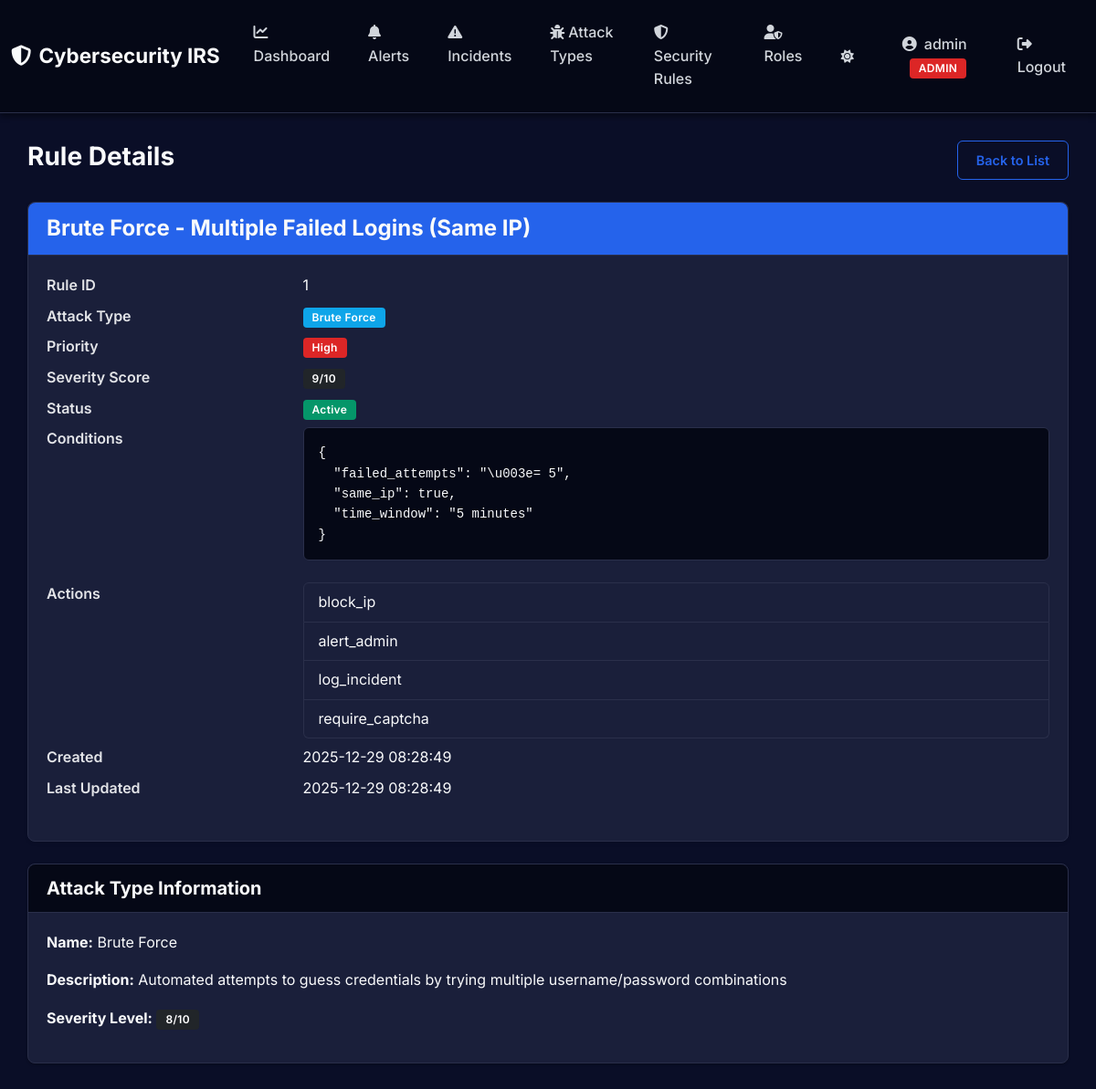
/rules/1 (signed in), run on an earlier commit of the app's database.
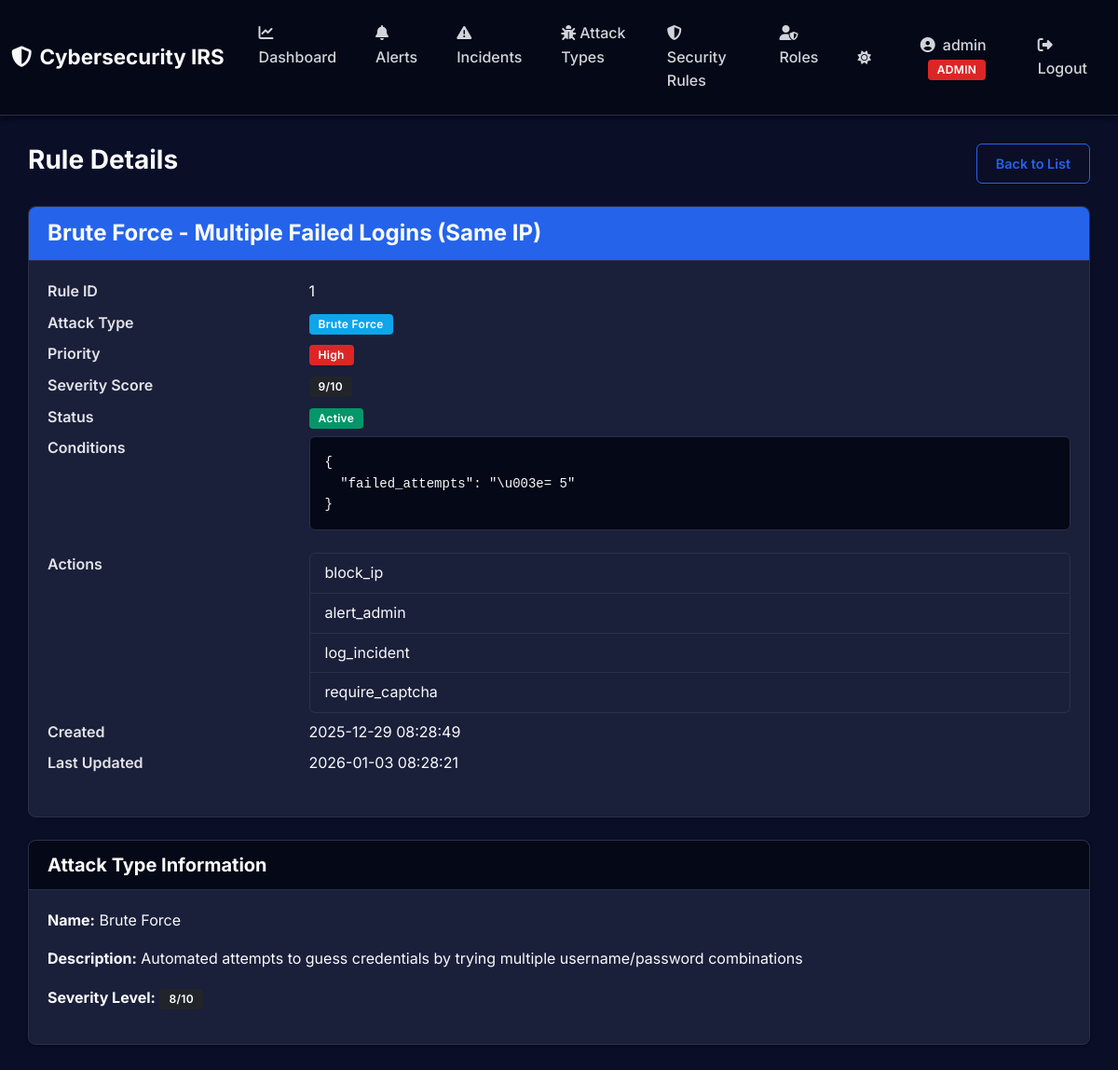
And on a later commit of the database.
### app/models/rule.py (models this page shows, shortened)
class Rule(db.Model):
    __tablename__ = 'rules'
    id = db.Column(db.Integer, primary_key=True)
    name = db.Column(db.String(200), nullable=False)
    attack_type_id = db.Column(db.Integer, db.ForeignKey('attack_types.id'), nullable=False)
    conditions = db.Column(db.JSON, nullable=False)  # JSON storage for flexible conditions
    actions = db.Column(db.JSON, nullable=False)  # JSON array of action strings
    priority = db.Column(db.String(20), default='medium', nullable=False)  # high, medium, low
    severity_score = db.Column(db.Integer, default=5, nullable=False)  # 1-10
    is_active = db.Column(db.Boolean, default=True, nullable=False)
    created_at = db.Column(db.DateTime, default=datetime.utcnow, nullable=False)
    updated_at = db.Column(db.DateTime, default=datetime.utcnow, onupdate=datetime.utcnow, nullable=False)

### app/routes/rule_routes.py (the view)
@rule_bp.route('/<int:rule_id>')
def detail(rule_id: int):
    if 'user_id' not in session:
        return redirect(url_for('auth.login'))
    rule = RuleService.get_by_id(rule_id)
    if rule is None:
        abort(404)
    return render_template('rules/detail.html', rule=rule)

### app/services/rule_service.py (called while the page is built)
    @staticmethod
    def get_by_id(rule_id: int) -> Optional[Rule]:
        return Rule.query.get(rule_id)

### app/templates/rules/detail.html (shortened to what this page needs)
{% extends "layouts/base.html" %} {% block title %}{{ rule.name }}{% endblock %}
{% block content %}
<div class="d-flex justify-content-between align-items-center mb-4">
  <h1 class="h3">Rule Details</h1>
  <div>
    <a
      href="{{ url_for('rules.index') }}"
      class="btn btn-sm btn-outline-primary"
      >Back to List</a
    >
  </div>
</div>
<div class="card shadow-sm">
  <div class="card-header bg-primary text-white">
    <h4 class="mb-0">{{ rule.name }}</h4>
  </div>
  <div class="card-body">
    <dl class="row">
      <dt class="col-sm-3">Rule ID</dt>
      <dd class="col-sm-9">{{ rule.id }}</dd>
      <dt class="col-sm-3">Attack Type</dt>
      <dd class="col-sm-9">
        <span class="badge bg-info"
          >{{ rule.attack_type.name.replace('_', ' ').title() }}</span
        >
      </dd>
      <dt class="col-sm-3">Priority</dt>
      <dd class="col-sm-9">
        {% if rule.priority == 'high' %}
        <span class="badge bg-danger">High</span>
        {% elif rule.priority == 'medium' %}
        <span class="badge bg-warning text-dark">Medium</span>
        {% else %}
        <span class="badge bg-secondary">Low</span>
        {% endif %}
      </dd>
      <dt class="col-sm-3">Severity Score</dt>
      <dd class="col-sm-9">
        <span class="badge bg-dark">{{ rule.severity_score }}/10</span>
      </dd>
      <dt class="col-sm-3">Status</dt>
      <dd class="col-sm-9">
        {% if rule.is_active %}
        <span class="badge bg-success">Active</span>
        {% else %}
        <span class="badge bg-secondary">Inactive</span>
        {% endif %}
      </dd>
      <dt class="col-sm-3">Conditions</dt>
      <dd class="col-sm-9">
        <pre
          class="bg-light p-3 rounded"
        ><code>{{ rule.conditions|tojson(indent=2) }}</code></pre>
      </dd>
      <dt class="col-sm-3">Actions</dt>
      <dd class="col-sm-9">
        <ul class="list-group">
          {% for action in rule.actions %}
          <li class="list-group-item">{{ action }}</li>
          {% endfor %}
        </ul>
      </dd>
      <dt class="col-sm-3">Created</dt>
      <dd class="col-sm-9">
        {{ rule.created_at.strftime('%Y-%m-%d %H:%M:%S') }}
      </dd>
      <dt class="col-sm-3">Last Updated</dt>
      <dd class="col-sm-9">
        {{ rule.updated_at.strftime('%Y-%m-%d %H:%M:%S') }}
      </dd>
    </dl>
  </div>
</div>
<div class="mt-3">
  <div class="card">
    <div class="card-header bg-secondary text-white">
      <h5 class="mb-0">Attack Type Information</h5>
    </div>
    <div class="card-body">
      <p>
        <strong>Name:</strong> {{ rule.attack_type.name.replace('_', '
        ').title() }}
      </p>
      <p>
        <strong>Description:</strong> {{ rule.attack_type.description or 'N/A'
        }}
      </p>
      <p>
        <strong>Severity Level:</strong>
        <span class="badge bg-dark"
          >{{ rule.attack_type.severity_level }}/10</span
        >
      </p>
    </div>
  </div>
</div>
{% endblock %}

What changed in the data, as far as the page shows it:
changed Rule "Brute Force - Multiple Failed Logins (Same IP)": conditions|tojson "{ \"failed_attempts\": \"\\u003e= 5\", \"same_ip\": true, \"time_window\": \"5 minutes\" }" → "{ \"failed_attempts\": \"\\u003e= 5\" }"; updated_at "2025-12-29 08:28:49" → "2026-01-03 08:28:21"
